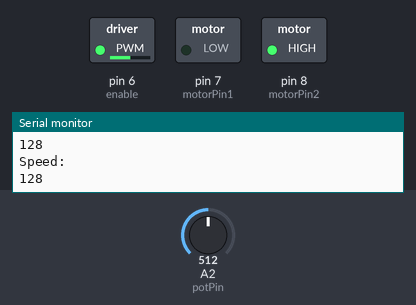
A sketch run on a simulated Arduino Uno, built with avr-gcc and run on an emulated ATmega328P. Parts: switched loads named in the sketch (green lamp = pin HIGH), the last lines printed to the serial monitor. The test bench sets the inputs (shaded band); at power-on: A2 (potPin) = 512.

Above: at 1.2 s.
1.3 s: A2 (potPin) set to 306
At 2.5 s:
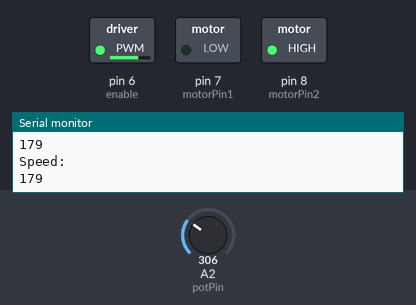
2.8 s: A2 (potPin) set to 122
At 3.8 s:
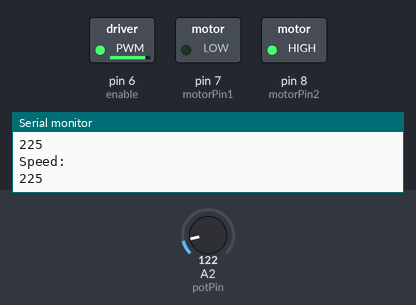
4.3 s: A2 (potPin) set to 900
At 5.2 s:
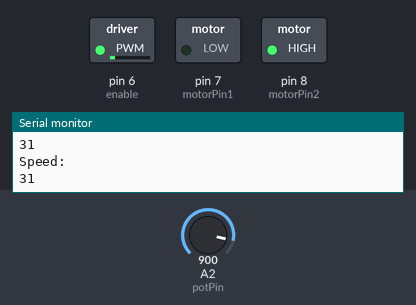
5.8 s: A2 (potPin) set to 1023
At 6.5 s:
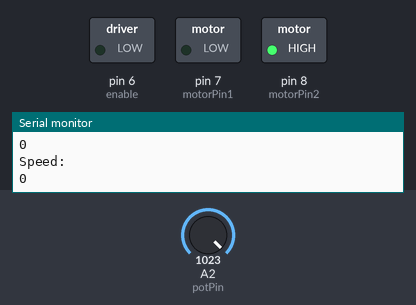
7.3 s: A2 (potPin) set to 511
At 7.9 s:
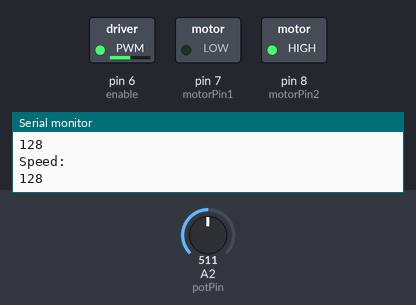
Timing chart, 0 to 9.8 s (numbered marks = the images above; inputs shaded):
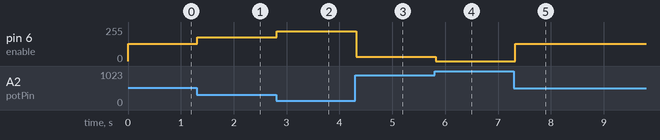

Measured:
- after the input at 1.3 s, pin 6 (enable): 128/255 → 179/255 at once
- after the input at 2.8 s, pin 6 (enable): 179/255 → 225/255 at once
- after the input at 4.3 s, pin 6 (enable): 225/255 → 31/255 at once
- after the input at 5.8 s, pin 6 (enable): 31/255 → 0/255 at once
- after the input at 7.3 s, pin 6 (enable): 0/255 → 128/255 at once

The sketch:

l293d_motor_driver.ino
```cpp
int motorPin1 = 7;
int motorPin2 = 8;
int enable = 6;
int potPin = A2;

void setup() {
  Serial.begin(9600);
  pinMode(motorPin1, OUTPUT);
  pinMode(motorPin2, OUTPUT);
  pinMode(enable, OUTPUT);
  digitalWrite(motorPin1, LOW);
  digitalWrite(motorPin2, HIGH);
}

void loop() {
  int potValue = analogRead(potPin);
  potValue = map(potValue, 0, 1023, 255, 0);
  Serial.println("Speed: ");
  Serial.println(potValue);
  analogWrite(enable, potValue);
  delay(100);
}
  /*for (int i = 0; i <= 255; i++) {
    analogWrite(enable, i);
    delay(20);
  }
  delay(6500);
  for (int i = 255; i >= 0; i--) {
    analogWrite(enable, i);
    delay(20);
  }*/
```
